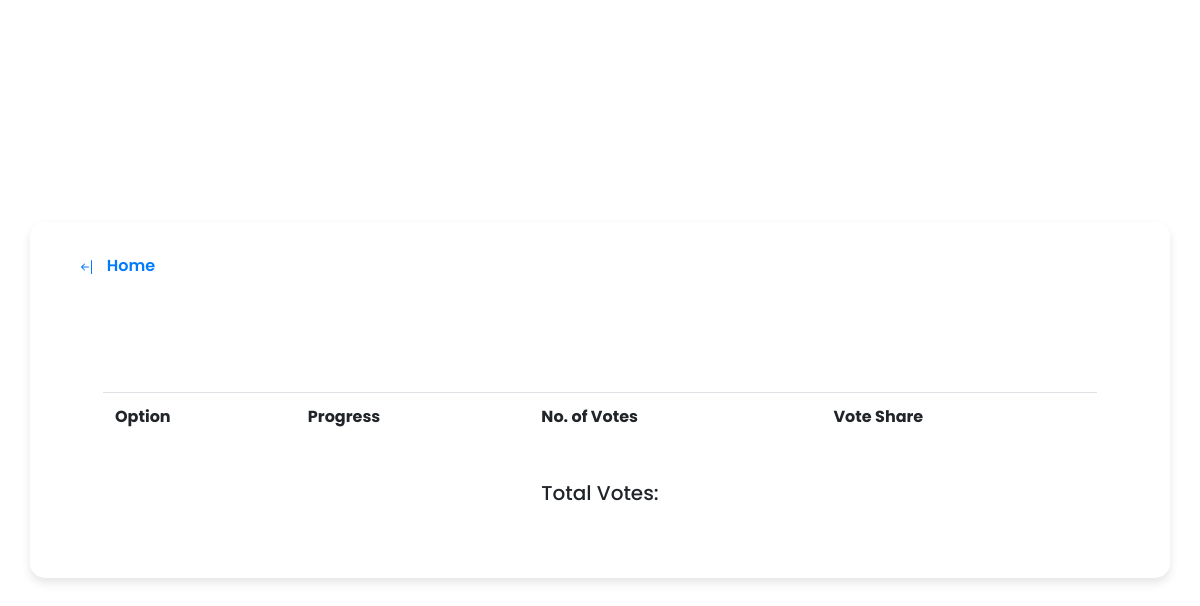
The page /results/1 (signed in) on the database as committed earlier.
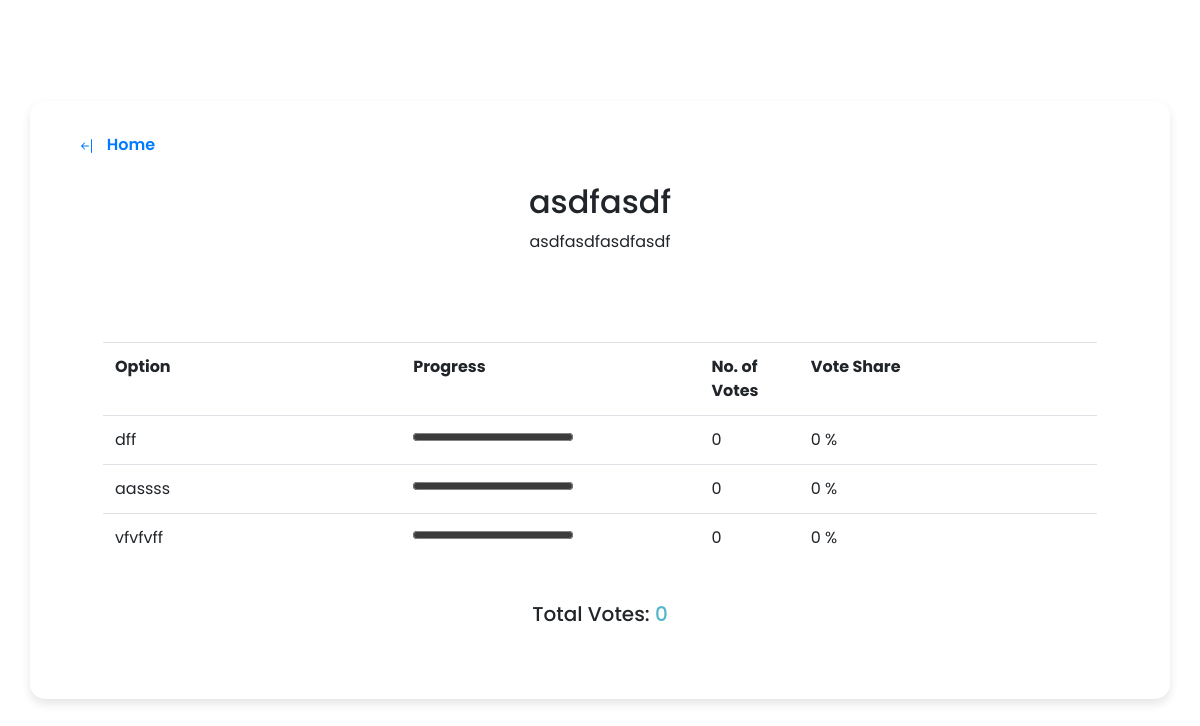
The same page on the database as committed later.
### app/models.py (models this page shows, shortened)
class Poll(db.Model):
    __tablename__ = 'poll'
    id = db.Column(db.Integer, primary_key=True)
    title = db.Column(db.String(120), nullable=False)
    description = db.Column(db.String(500), nullable=True)
    created_at =db.Column(db.DateTime, default=datetime.now)
    status = db.Column(db.String(20), default='active')
    user_id = db.Column(db.Integer, db.ForeignKey('user.id'), nullable=False)
    options = db.relationship('Option', backref='poll', cascade="all, delete",lazy=True)
    votes = db.relationship('Vote', backref='poll', cascade="all,delete", lazy=True)
    vote_history = db.relationship('UserVoteHistory', backref='poll', cascade="all,delete", lazy=True)
    @hybrid_property
    def vote_count(self):
        return len(self.votes)

class Option(db.Model):
    __tablename__ = 'option'
    id= db.Column(db.Integer, primary_key=True)
    text = db.Column(db.String(200), nullable=False)
    poll_id = db.Column(db.Integer, db.ForeignKey('poll.id'), nullable=False)
    votes = db.relationship('Vote', backref='option', cascade="all, delete", lazy=True)
    @hybrid_property
    def vote_count(self):
        return len(self.votes)

### app/routes.py (the view)
@app.route("/results/<poll_id>", methods=['GET', 'POST'])
@login_required
def results(poll_id):
    if request.method == 'POST':
        selected_option_id=request.form['selected_option']
        ps.vote(user_id=current_user.id, poll_id=poll_id, option_id=selected_option_id)
    return render_template("poll_results.html", poll=ps.get_poll(poll_id=poll_id))

### app/auth.py (called while the page is built)
def load_user(user_id):
    return User.query.get(int(user_id))

### app/poll_service.py (called while the page is built)
def get_poll(poll_id):
    return Poll.query.filter_by(id=poll_id).first()

### app/routes.py (called while the page is built)
@login_manager.user_loader
def load_user(user_id):
    return auth.load_user(user_id)

### app/templates/poll_results.html (shortened to what this page needs)
{% extends "base.html" %}
{% block body %}
<div class="wrapper">
<header>
    <a href="{{ url_for('home') }}" class="button">
          &ensp;Home</a>
</header>
<br>
<link rel="stylesheet" href="{{ url_for('static', filename='poll.css') }}" type="text/css"/>
<h2 style="text-align:center;cursor: default;"> {{poll.title}}</h2>
<p style="text-align:center;cursor: default;">{{ poll.description }}</p>
<br>
<div class="poll-area m-5">
<table class="table">
    <tr>
        <th>Option</th>
        <th>Progress</th>
        <th>No. of Votes</th>
        <th>Vote Share</th>
    </tr>
    {% for option in poll.options %}
    <tr>
        {% if poll.vote_count == 0 %}
        {% set value = 0 %}
        {% else%}
        {% set value = ((option.vote_count * 10000) // poll.vote_count) / 100 %}
        {% endif%}
        <td class="col-sm-3">{{option.text}}</td>
        <td class="col-sm-3"><progress style="accent-color:#50B7CB;" id="{{option.id}}" value="{{ value }}" max=100></progress></td>
        <td class="col-sm-1">{{option.vote_count}}</td>
        <td class="col-sm-3">{{value}} %</td>
    </tr>
    {% endfor %}
</table>
<br>
<h5 style="text-align: center;cursor: default;">Total Votes: <p class="vote-count">{{poll.vote_count}}</p></h5>
</div>
</div>
{% endblock %}

### app/templates/base.html (shortened to what this page needs)
<!DOCTYPE html>
<html>
<head>
    <link rel="stylesheet" href="https://cdn.jsdelivr.net/npm/bootstrap@4.1.3/dist/css/bootstrap.min.css">
</head>
<body>
    {% block body %} {% endblock %}
</body>
</html>

### app/static/poll.css (style rules this page uses)
* { margin: 0; padding: 0; box-sizing: border-box; font-family: 'Poppins', sans-serif; }
body { display: flex; align-items: center; justify-content: center; min-height: 100vh; background: url('https://w0.peakpx.com/wallpaper/705/681/HD-wallpaper-pastel-color-colorful-colour-colourful-light-rainbow.jpg'); }
.wrapper { background: #fff; border-radius: 15px; padding: 25px; margin-left: 30px; margin-right: 30px; width: 100%; box-shadow: 0px 5px 10px rgba(0, 0, 0, 0.1); }
.wrapper header { font-size: 22px; font-weight: 600; }
.wrapper .poll-area { margin: 20px 0 15px 0; }
.button { padding: 12px 24px; font-size: 1rem; }
.vote-count { display: inline; color: #50B7CB; }
th, td { cursor: default; }

Rows that differ between the two databases and show on the page:
added Poll: title "asdfasdf", description "asdfasdfasdfasdf"
added Option: text "dff", vote_count "0", value "0"
added Option: text "aassss", vote_count "0", value "0"
added Option: text "vfvfvff", vote_count "0", value "0"
Other text that changed with them:
{{ poll.vote_count }}: (not shown) → "0"
